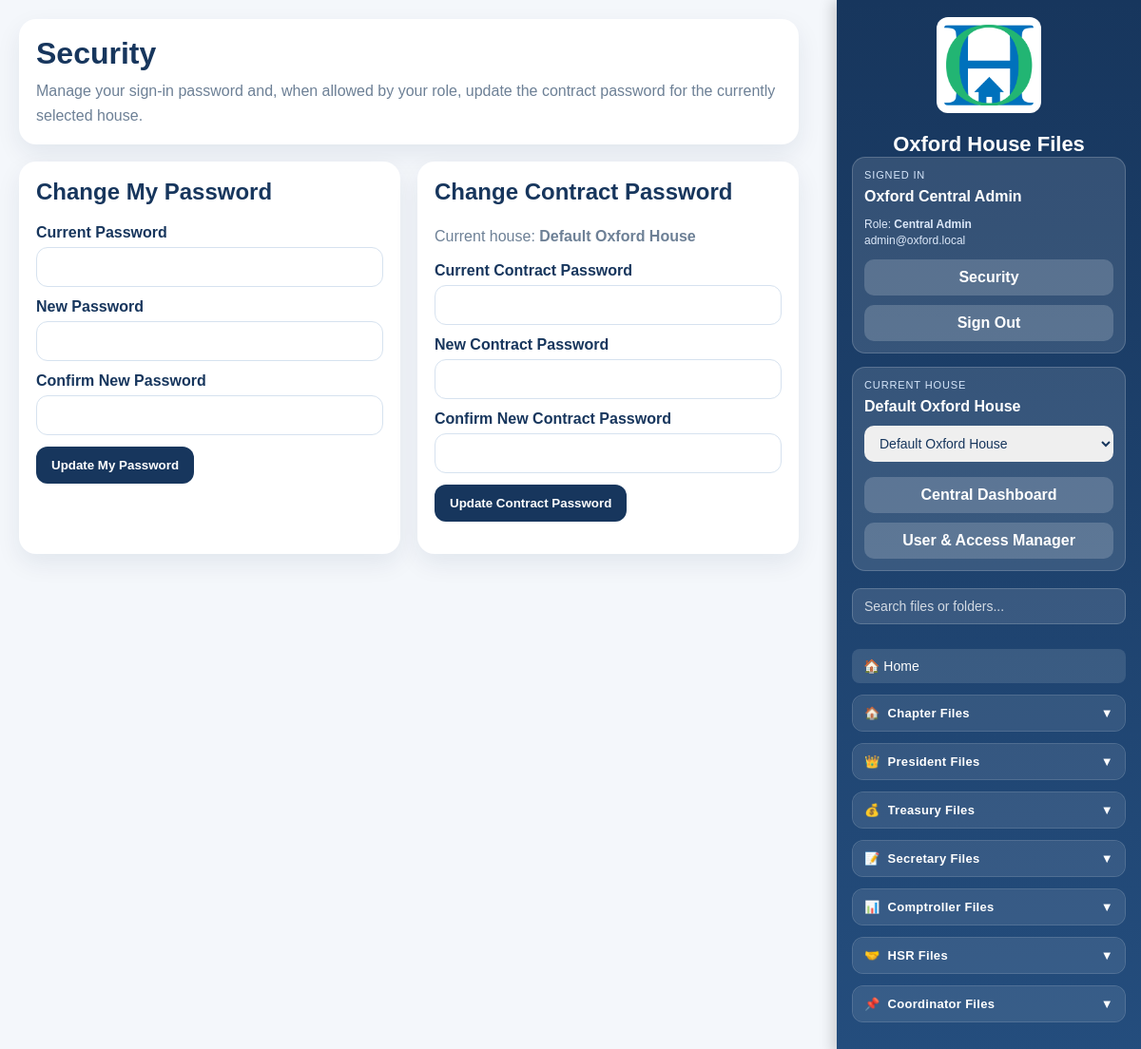
/security.php (signed in), run on the app's committed database.
### tables this page shows
CREATE TABLE IF NOT EXISTS `oxford_master_users` (
  `id` int unsigned NOT NULL AUTO_INCREMENT,
  `full_name` varchar(150) NOT NULL,
  `email` varchar(190) NOT NULL,
  `password_hash` varchar(255) NOT NULL,
  `role` enum('house_user','house_manager','regional_admin','central_admin','super_admin') NOT NULL DEFAULT 'house_user',
  `status` enum('active','inactive') NOT NULL DEFAULT 'active',
  `last_login_at` datetime DEFAULT NULL,
  `created_at` timestamp NOT NULL DEFAULT current_timestamp(),
  `updated_at` timestamp NOT NULL DEFAULT current_timestamp() ON UPDATE current_timestamp(),
  PRIMARY KEY (`id`),
  UNIQUE KEY `uniq_user_email` (`email`)
);

CREATE TABLE IF NOT EXISTS `oxford_master_houses` (
  `id` int unsigned NOT NULL AUTO_INCREMENT,
  `house_name` varchar(150) NOT NULL,
  `house_code` varchar(100) NOT NULL,
  `database_name` varchar(150) NOT NULL,
  `city` varchar(100) NOT NULL DEFAULT '',
  `state` varchar(50) NOT NULL DEFAULT '',
  `is_active` tinyint(1) NOT NULL DEFAULT 1,
  `created_at` timestamp NOT NULL DEFAULT current_timestamp(),
  `updated_at` timestamp NOT NULL DEFAULT current_timestamp() ON UPDATE current_timestamp(),
  PRIMARY KEY (`id`),
  UNIQUE KEY `uniq_house_code` (`house_code`),
  UNIQUE KEY `uniq_database_name` (`database_name`)
);

### extras/master_config.php (called while the page is built, shortened)
<?php
$masterDbHost = 'localhost';
$masterDbName = 'oxford_central';
$masterDbUser = 'secretary';
$masterDbPass = 'EK@rL4mIpKgU5b)P';
function oxford_h(mixed $value): string
{
    return htmlspecialchars((string)($value ?? ''), ENT_QUOTES, 'UTF-8');
}
function oxford_master_connect_db(string $host, string $dbName, string $user, string $pass): PDO
{
    return new PDO(
        "mysql:host={$host};dbname={$dbName};charset=utf8mb4",
        $user,
        $pass,
        [
            PDO::ATTR_ERRMODE => PDO::ERRMODE_EXCEPTION,
            PDO::ATTR_DEFAULT_FETCH_MODE => PDO::FETCH_ASSOC,
        ]
    );
}
function oxford_is_central_role(?string $role): bool
{
    return in_array((string)$role, ['central_admin', 'super_admin', 'regional_admin'], true);
}
function oxford_get_role_label(string $role): string
{
    return match ($role) {
        'house_user' => 'House User',
        'house_manager' => 'Core Member',
        'central_admin' => 'Central Admin',
        'super_admin' => 'Super Admin',
        default => ucfirst(str_replace('_', ' ', $role)),
    };
}
try {
    $masterPdo = oxford_master_connect_db($masterDbHost, $masterDbName, $masterDbUser, $masterDbPass);
    $masterPdo->exec("CREATE TABLE IF NOT EXISTS oxford_master_houses (
        id INT UNSIGNED NOT NULL AUTO_INCREMENT PRIMARY KEY,
        house_name VARCHAR(150) NOT NULL,
        house_code VARCHAR(100) NOT NULL UNIQUE,
        database_name VARCHAR(150) NOT NULL UNIQUE,
        city VARCHAR(100) NOT NULL DEFAULT '',
        state VARCHAR(50) NOT NULL DEFAULT '',
        is_active TINYINT(1) NOT NULL DEFAULT 1,
        created_at TIMESTAMP NOT NULL DEFAULT CURRENT_TIMESTAMP,
        updated_at TIMESTAMP NOT NULL DEFAULT CURRENT_TIMESTAMP ON UPDATE CURRENT_TIMESTAMP
    ) ENGINE=InnoDB DEFAULT CHARSET=utf8mb4 COLLATE=utf8mb4_unicode_ci");
    $masterPdo->exec("CREATE TABLE IF NOT EXISTS oxford_master_users (
        id INT UNSIGNED NOT NULL AUTO_INCREMENT PRIMARY KEY,
        full_name VARCHAR(150) NOT NULL,
        email VARCHAR(190) NOT NULL UNIQUE,
        password_hash VARCHAR(255) NOT NULL,
        role ENUM('house_user','house_manager','regional_admin','central_admin','super_admin') NOT NULL DEFAULT 'house_user',
        status ENUM('active','inactive') NOT NULL DEFAULT 'active',
        last_login_at DATETIME NULL,
        created_at TIMESTAMP NOT NULL DEFAULT CURRENT_TIMESTAMP,
        updated_at TIMESTAMP NOT NULL DEFAULT CURRENT_TIMESTAMP ON UPDATE CURRENT_TIMESTAMP
    ) ENGINE=InnoDB DEFAULT CHARSET=utf8mb4 COLLATE=utf8mb4_unicode_ci");
    $masterPdo->exec("CREATE TABLE IF NOT EXISTS oxford_master_house_user_access (
        id INT UNSIGNED NOT NULL AUTO_INCREMENT PRIMARY KEY,
        house_id INT UNSIGNED NOT NULL,
        user_id INT UNSIGNED NOT NULL,
        is_primary TINYINT(1) NOT NULL DEFAULT 0,
        created_at TIMESTAMP NOT NULL DEFAULT CURRENT_TIMESTAMP,
        UNIQUE KEY uniq_house_user (house_id, user_id),
        CONSTRAINT fk_oxford_house_access_house FOREIGN KEY (house_id) REFERENCES oxford_master_houses(id) ON DELETE CASCADE,
        CONSTRAINT fk_oxford_house_access_user FOREIGN KEY (user_id) REFERENCES oxford_master_users(id) ON DELETE CASCADE
    ) ENGINE=InnoDB DEFAULT CHARSET=utf8mb4 COLLATE=utf8mb4_unicode_ci");
    $masterPdo->exec("CREATE TABLE IF NOT EXISTS oxford_master_house_settings (
        house_id INT UNSIGNED NOT NULL PRIMARY KEY,
        contract_stamp_password_hash VARCHAR(255) NOT NULL DEFAULT '',
        updated_by_user_id INT UNSIGNED NULL,
        updated_at TIMESTAMP NOT NULL DEFAULT CURRENT_TIMESTAMP ON UPDATE CURRENT_TIMESTAMP,
        CONSTRAINT fk_oxford_master_house_settings_house FOREIGN KEY (house_id) REFERENCES oxford_master_houses(id) ON DELETE CASCADE,
        CONSTRAINT fk_oxford_master_house_settings_user FOREIGN KEY (updated_by_user_id) REFERENCES oxford_master_users(id) ON DELETE SET NULL
    ) ENGINE=InnoDB DEFAULT CHARSET=utf8mb4 COLLATE=utf8mb4_unicode_ci");
    $masterPdo->exec("CREATE TABLE IF NOT EXISTS oxford_master_activity (
        id BIGINT UNSIGNED NOT NULL AUTO_INCREMENT PRIMARY KEY,
        house_id INT UNSIGNED NULL,
        user_id INT UNSIGNED NULL,
        page_name VARCHAR(255) NOT NULL DEFAULT '',
        event_name VARCHAR(100) NOT NULL DEFAULT '',
        details_json LONGTEXT NULL,
        created_at TIMESTAMP NOT NULL DEFAULT CURRENT_TIMESTAMP,
        INDEX idx_house_created (house_id, created_at),
        INDEX idx_user_created (user_id, created_at),
        CONSTRAINT fk_oxford_master_activity_house FOREIGN KEY (house_id) REFERENCES oxford_master_houses(id) ON DELETE SET NULL,
        CONSTRAINT fk_oxford_master_activity_user FOREIGN KEY (user_id) REFERENCES oxford_master_users(id) ON DELETE SET NULL
    ) ENGINE=InnoDB DEFAULT CHARSET=utf8mb4 COLLATE=utf8mb4_unicode_ci");
    $masterPdo->exec("CREATE TABLE IF NOT EXISTS oxford_master_audit_log (
        id BIGINT UNSIGNED NOT NULL AUTO_INCREMENT PRIMARY KEY,
        house_id INT UNSIGNED NULL,
        user_id INT UNSIGNED NULL,
        action_name VARCHAR(100) NOT NULL DEFAULT '',
        page_name VARCHAR(255) NOT NULL DEFAULT '',
        target_table VARCHAR(150) NOT NULL DEFAULT '',
        target_id VARCHAR(150) NOT NULL DEFAULT '',
        ip_address VARCHAR(64) NOT NULL DEFAULT '',
        details_json LONGTEXT NULL,
        created_at TIMESTAMP NOT NULL DEFAULT CURRENT_TIMESTAMP,
        INDEX idx_audit_house (house_id, created_at),
        INDEX idx_audit_user (user_id, created_at),
        CONSTRAINT fk_oxford_master_audit_house FOREIGN KEY (house_id) REFERENCES oxford_master_houses(id) ON DELETE SET NULL,
        CONSTRAINT fk_oxford_master_audit_user FOREIGN KEY (user_id) REFERENCES oxford_master_users(id) ON DELETE SET NULL
    ) ENGINE=InnoDB DEFAULT CHARSET=utf8mb4 COLLATE=utf8mb4_unicode_ci");
    $houseRows = $masterPdo->query('SELECT * FROM oxford_master_houses WHERE is_active = 1 ORDER BY house_name ASC')->fetchAll();
    $houseMap = [];
    foreach ($houseRows as $houseRow) {
        $houseMap[(int)$houseRow['id']] = $houseRow;
    }
    if (!empty($_SESSION['oxford_auth_user']['id'])) {
        $loadUser = $masterPdo->prepare('SELECT * FROM oxford_master_users WHERE id = ? AND status = ? LIMIT 1');
        $loadUser->execute([(int)$_SESSION['oxford_auth_user']['id'], 'active']);
    }
    $activeUser = $_SESSION['oxford_auth_user'] ?? null;
    $allowedHouseIds = [];
    if ($activeUser) {
        $allowedHouseIds = oxford_is_central_role($activeUser['role'])
            ? array_map('intval', array_keys($houseMap))
            : array_values(array_filter($activeUser['assigned_house_ids'] ?? [], static fn ($id) => isset($houseMap[$id])));
    }
    $currentHouseId = (int)($_SESSION['oxford_house_id'] ?? 0);
    $selectedHouse = $houseMap[$currentHouseId];
    $currentHouseName = (string)$selectedHouse['house_name'];
    $currentHouseLabel = trim($currentHouseName . (($selectedHouse['city'] || $selectedHouse['state']) ? ' - ' . trim(($selectedHouse['city'] ? $selectedHouse['city'] . ', ' : '') . $selectedHouse['state']) : ''));
    $allOxfordHouses = array_values(array_filter($houseRows, static fn ($row) => in_array((int)$row['id'], $allowedHouseIds, true)));
    $oxfordUser = $activeUser;
    $oxfordIsCentralAdmin = in_array($oxfordUser['role'] ?? '', ['central_admin', 'super_admin'], true);
} catch (Throwable $e) {
    die('Oxford central database connection failed: ' . oxford_h($e->getMessage()));
}

### security.php (the view, shortened to what this page needs)
<?php
require_once __DIR__ . '/extras/master_config.php';
$canManageContractPassword = in_array($oxfordUser['role'] ?? '', ['house_manager', 'central_admin', 'super_admin'], true);
include __DIR__ . '/extras/header.php';
?>
<div class="wrap">
    <div class="hero">
        <h1 style="margin:0 0 8px;color:#17365d;">Security</h1>
        <div class="muted">Manage your sign-in password and, when allowed by your role, update the contract password for the currently selected house.</div>
    </div>
    <div class="grid">
        <div class="panel">
            <h2 style="margin-top:0;color:#17365d;">Change My Password</h2>
            <form method="post">
                <label>Current Password</label>
                <input type="password" name="current_password" required>
                <label>New Password</label>
                <input type="password" name="new_password" required>
                <label>Confirm New Password</label>
                <input type="password" name="confirm_password" required>
                <button type="submit">Update My Password</button>
            </form>
        </div>
        <?php if ($canManageContractPassword): ?>
            <div class="panel">
                <h2 style="margin-top:0;color:#17365d;">Change Contract Password</h2>
                <div class="muted" style="margin-bottom:14px;">Current house: <strong><?= oxford_h($currentHouseLabel ?: $currentHouseName) ?></strong></div>
                <form method="post">
                    <label>Current Contract Password</label>
                    <input type="password" name="current_contract_password" required>
                    <label>New Contract Password</label>
                    <input type="password" name="new_contract_password" required>
                    <label>Confirm New Contract Password</label>
                    <input type="password" name="confirm_contract_password" required>
                    <button type="submit">Update Contract Password</button>
                </form>
            </div>
        <?php endif; ?>
    </div>
</div>
<?php include __DIR__ . '/extras/footer.php'; ?>

### extras/header.php (shortened to what this page needs)
<?php
require_once __DIR__ . '/master_config.php';
$baseDir = dirname(__DIR__);
$ignore = ['.', '..', 'index.php', 'central_admin.php', 'login.php', 'logout.php', 'access_denied.php', 'users_admin.php', 'security.php', 'header.php', 'footer.php'];
$ignoreDirs = ['extras', 'images', 'css', 'js', 'assets'];
$allowedExtensions = ['php', 'pdf', 'doc', 'docx', 'txt', 'jpg', 'jpeg', 'png', 'md'];
$customOrder = ['Chapter', 'President', 'Treasury', 'Secretary', 'Comptroller', 'HSR', 'Coordinator', 'HSC'];
$folderIcons = ['President'=>'👑','Treasury'=>'💰','Secretary'=>'📝','Comptroller'=>'📊','HSR'=>'🤝','Coordinator'=>'📌','Chapter'=>'🏠','HSC'=>'📚','Main'=>'📂'];
$groupedDocuments = [];
function formatDisplayName(string $name): string { return ucwords(str_replace(['-', '_'], ' ', $name)); }
function normalizeRelativePath(string $path): string { return str_replace('\\', '/', $path); }
function addDocumentToGroup(array &$groupedDocuments, string $groupName, string $relativePath, string $fileName): void {
    $name = pathinfo($fileName, PATHINFO_FILENAME);
    $groupedDocuments[$groupName][] = ['file'=>normalizeRelativePath($relativePath),'name'=>formatDisplayName($name),'ext'=>strtolower(pathinfo($fileName, PATHINFO_EXTENSION))];
}
scanDocumentsRecursive($baseDir, $baseDir, $ignore, $ignoreDirs, $allowedExtensions, $groupedDocuments);
uksort($groupedDocuments, function ($a, $b) use ($customOrder) {
    $posA = array_search($a, $customOrder, true); $posB = array_search($b, $customOrder, true);
    $posA = ($posA === false) ? 999 : $posA; $posB = ($posB === false) ? 999 : $posB;
    return $posA === $posB ? strcasecmp($a, $b) : ($posA <=> $posB);
});
function getFolderIcon(string $groupName, array $folderIcons): string { return $folderIcons[$groupName] ?? '📁'; }
?>
<div class="oxford-sidebar">
    <div class="oxford-logo-wrap"><img src="images/oxford_house_logo.png" alt="Oxford House Logo"></div>
    <h2>Oxford House Files</h2>
    <div class="oxford-auth-card">
        <div class="oxford-context-label">Signed In</div>
        <div class="oxford-context-house"><?= oxford_h($oxfordUser['full_name'] ?? '') ?></div>
        <div class="oxford-mini">Role: <b><?= oxford_h(oxford_get_role_label((string)($oxfordUser['role'] ?? ''))) ?></b><br><?= oxford_h($oxfordUser['email'] ?? '') ?></div>
        <a class="oxford-security-link" href="security.php">Security</a>
        <a class="oxford-logout-link" href="logout.php">Sign Out</a>
    </div>
    <div class="oxford-context-card">
        <div class="oxford-context-label">Current House</div>
        <div class="oxford-context-house"><?= oxford_h($currentHouseLabel ?: $currentHouseName) ?></div>
        <?php $oxfordAdmin = $oxfordUser['role'] !== 'central_admin' && $oxfordUser['role'] !== 'super_admin' ? true : false; ?>
        <form  method="get">
            <?php if(!$oxfordAdmin){ ?>
            <select class="oxford-house-switch" name="house_id" onchange="this.form.submit()">
                <?php foreach ($allOxfordHouses as $houseOption): ?>
                    <option  value="<?= (int)$houseOption['id'] ?>" <?= (int)$houseOption['id'] === (int)$currentHouseId ? 'selected' : '' ?>><?= oxford_h($houseOption['house_name']) ?></option>
                <?php endforeach; ?>
            </select>
            <?php } ?>
        </form>
        <?php if ($oxfordIsCentralAdmin): ?><a class="oxford-central-link" href="central_admin.php">Central Dashboard</a><?php endif; ?>
        <?php if ($oxfordIsCentralAdmin): ?><a class="oxford-central-link" href="users_admin.php">User & Access Manager</a><?php endif; ?>
    </div>
    <div class="sidebar-search"><input type="text" id="sidebarSearch" placeholder="Search files or folders..."></div>
    <div class="sidebar-menu" id="sidebarMenu">
        <a class="sidebar-home" href="index.php?house_id=<?= (int)$currentHouseId ?>">🏠 Home</a>
        <?php foreach ($groupedDocuments as $groupName => $docs): ?>
            <div class="menu-group" data-group="<?= htmlspecialchars(strtolower($groupName), ENT_QUOTES, 'UTF-8') ?>">
                <button type="button" class="menu-group-header" onclick="toggleMenuGroup(this)">
                    <span class="menu-group-title"><span><?= htmlspecialchars(getFolderIcon($groupName, $folderIcons)) ?></span><span class="menu-group-title-text"><?= htmlspecialchars($groupName, ENT_QUOTES, 'UTF-8') ?> Files</span></span>
                    <span class="menu-group-toggle">▼</span>
                </button>
            </div>
        <?php endforeach; ?>
    </div>
</div>
<div class="page-wrap">

### data on the page
oxford_master_users: full_name "Oxford Central Admin", role "Central Admin", email "admin@oxford.local"
oxford_master_houses: house_name "Default Oxford House"

### other printed values
getFolderIcon($groupName, $folderIcons) "🏠"
$groupName "Chapter"
getFolderIcon($groupName, $folderIcons) "👑"
$groupName "President"
getFolderIcon($groupName, $folderIcons) "💰"
$groupName "Treasury"
getFolderIcon($groupName, $folderIcons) "📝"
$groupName "Secretary"
getFolderIcon($groupName, $folderIcons) "📊"
$groupName "Comptroller"
getFolderIcon($groupName, $folderIcons) "🤝"
$groupName "HSR"
getFolderIcon($groupName, $folderIcons) "📌"
$groupName "Coordinator"
form field house_id "Default Oxford House"
